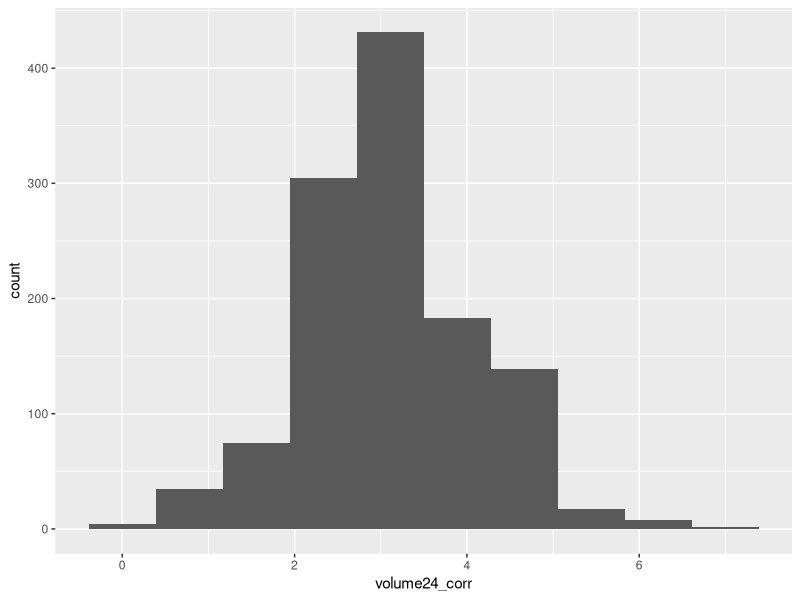
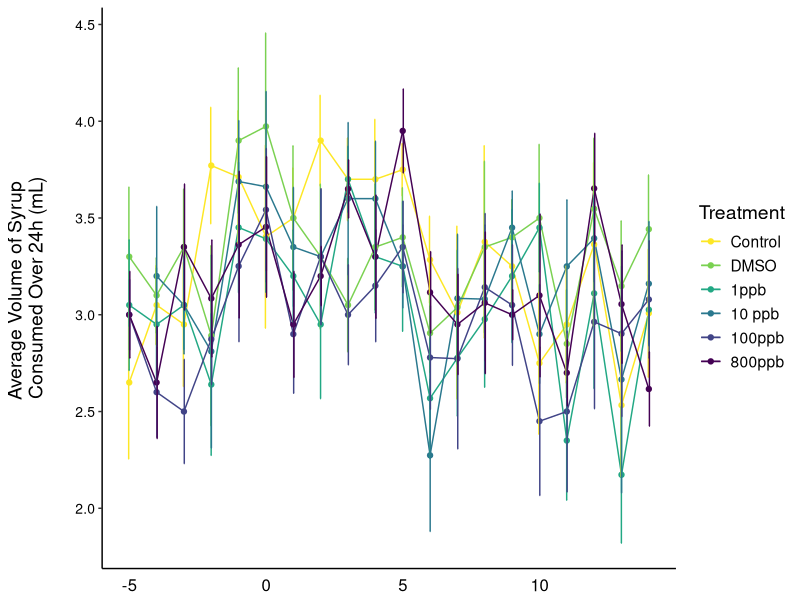
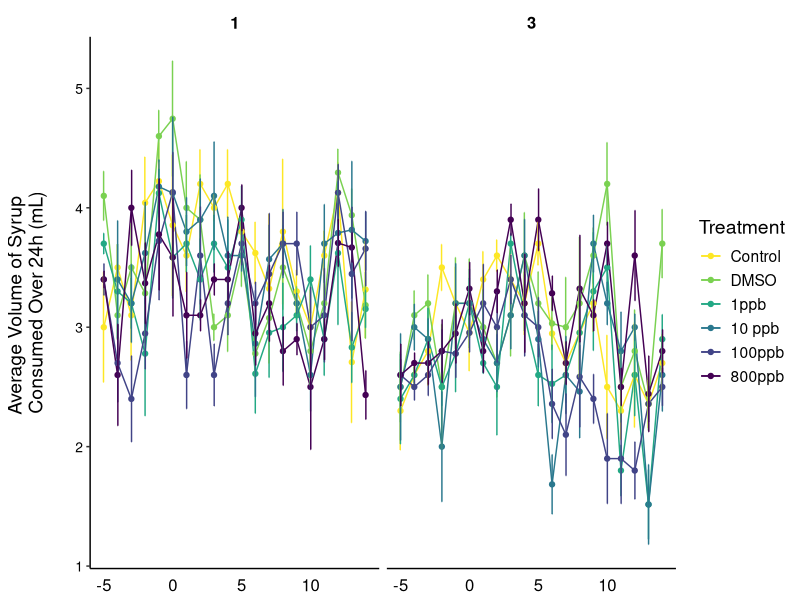
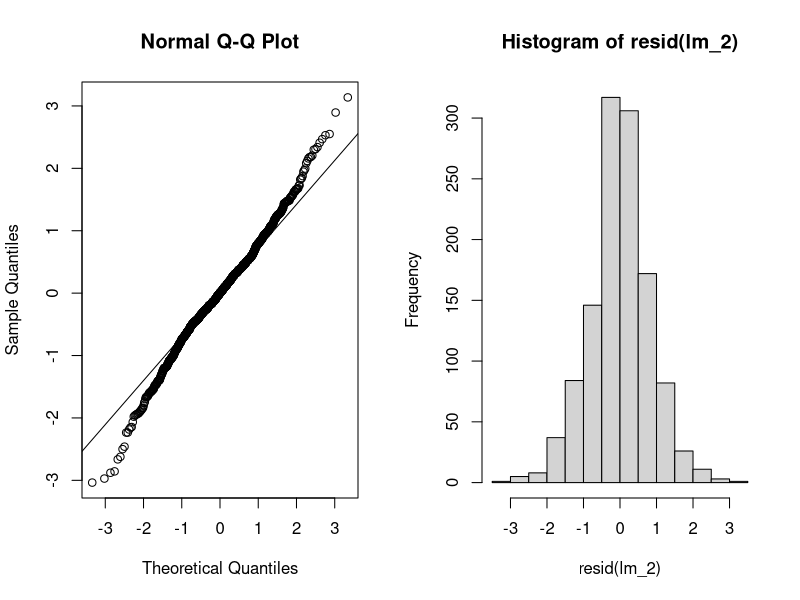
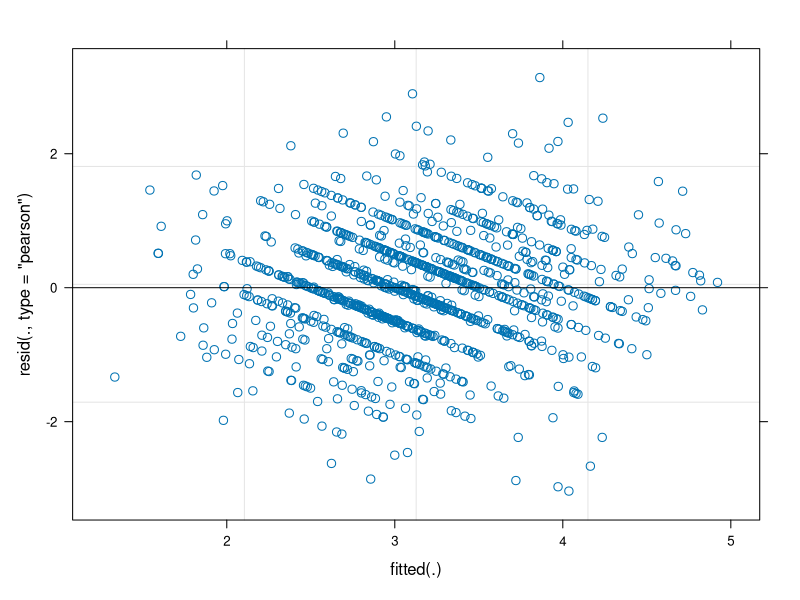
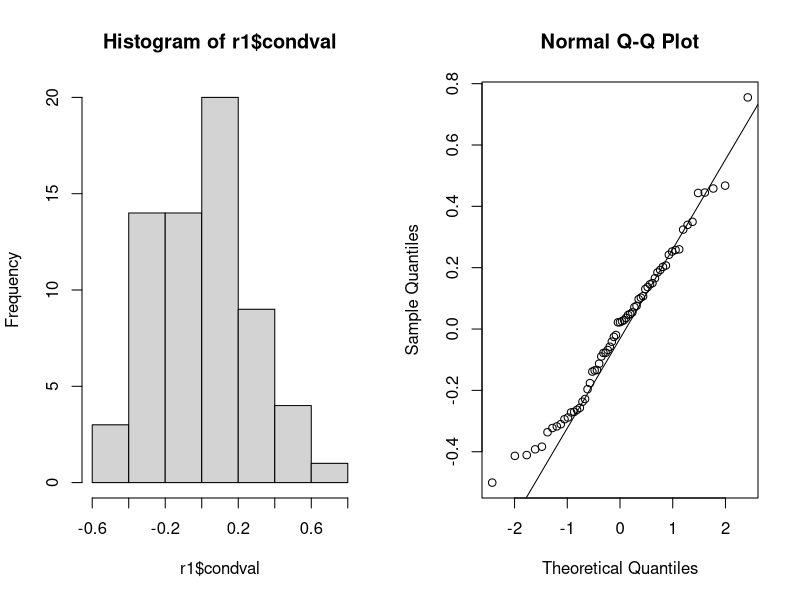
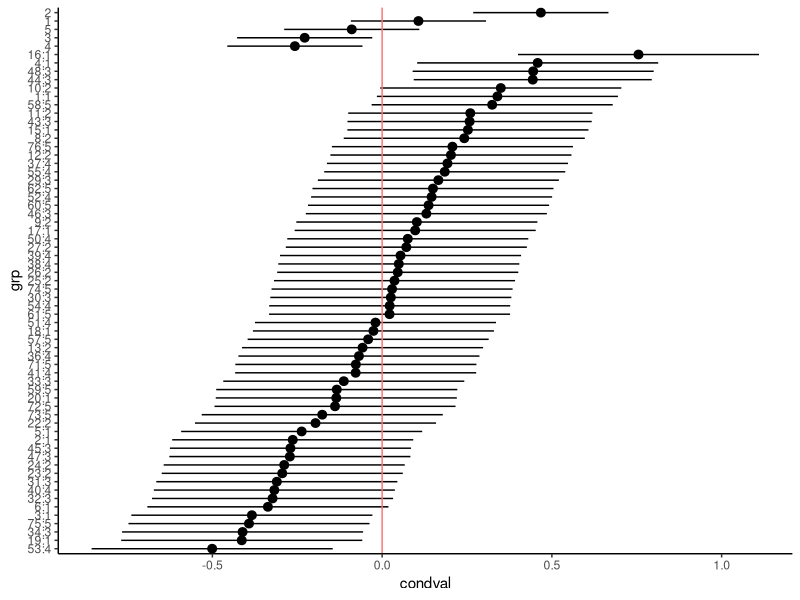
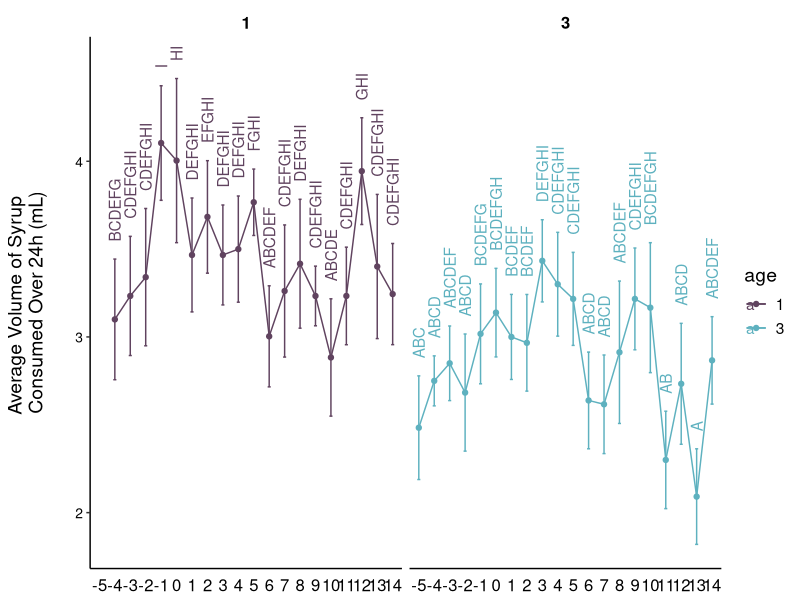

R code for these plots, in order:
## ---- chunk 1
library(tidyverse)
library(ggforce)
library(lme4)
library(lmerTest)
## ---- chunk 2
syrup_vol_data <- read.csv("data-raw/volume24_corr.csv")

str(syrup_vol_data)
## ---- chunk 3
syrup_vol_data$mc_id <- as.factor(syrup_vol_data$mc_id)
syrup_vol_data$sc_id <- as.factor(syrup_vol_data$sc_id)
syrup_vol_data$age <- as.factor(syrup_vol_data$age)
syrup_vol_data$exposure <- as.factor(syrup_vol_data$exposure)
syrup_vol_data$treatment <- as.factor(syrup_vol_data$treatment)
## ---- chunk 4
syrup_vol_data$treatment <- factor(syrup_vol_data$treatment, levels = c("Control", "DMSO", "1ppb", "10 ppb", "100ppb", "800ppb", "Sacrifice"))
syrup_vol_data$exposure <- factor(syrup_vol_data$exposure, levels = c("pre", "during", "post"))
## ---- chunk 5
syrup_vol_data %>% 
  filter(!(day=="-6")) %>% 
  filter(!(day=="-6")) %>% 
  filter(!(treatment=="Sacrifice")) %>% 
  filter(!(age=="7")) %>% 
  filter(!(age=="9")) %>% 
  ggplot((aes(volume24_corr))) +
           geom_histogram(bins = 10)
## ---- chunk 6
syrup_vol_data %>% 
  filter(!(day=="-6")) %>% 
  filter(!(treatment=="Sacrifice")) %>% 
  filter(!(age=="7")) %>% 
  filter(!(age=="9")) %>% 
  group_by(treatment, day) %>% 
  summarise(mean = mean(volume24_corr), se = (sd(volume24_corr)/sqrt(10))) %>% 
  ggplot(aes(day, mean, color=treatment)) +
  geom_line()+
  geom_point()+
  geom_errorbar(aes(ymin=mean-se, ymax=mean+se), width=.2,
                 position=position_dodge(0.05))+
  theme_classic() +
  
  theme(
    text = element_text(size = 14), 
    axis.title.x=element_blank(),
    axis.text.x = element_text(vjust=0.3, size = 12, color="black"), 
    axis.ticks.x=element_blank(),
    axis.title.y = element_text(margin = margin(t = 0, r = 20, b = 0, l = 0)),
    axis.text.y = element_text(color="black", size = 10),
    strip.placement = "outside", 
    strip.text.x = element_text( #text in facet labels
      size = 12, color = "black", face = "bold"),
    strip.background = element_rect(#background of facet labels
      color="white", fill="#ffffff", size=1.5),
    panel.spacing.y = unit(2, "lines"),
    legend.position = "right")+
  
    scale_color_viridis_d(name = "Treatment", direction = -1)+
    scale_y_continuous(name ="Average Volume of Syrup \nConsumed Over 24h (mL)")
## ---- chunk 7
syrup_vol_data %>% 
  filter(!(day=="-6")) %>% 
  filter(!(treatment=="Sacrifice")) %>% 
  filter(!(age=="7")) %>% 
  filter(!(age=="9")) %>% 
  group_by(treatment, day, age) %>% 
  summarise(mean = mean(volume24_corr), se = (sd(volume24_corr)/sqrt(10))) %>% 
  ggplot(aes(day, mean, color=treatment)) +
  geom_line()+
  geom_point()+
  geom_errorbar(aes(ymin=mean-se, ymax=mean+se), width=.2,
                 position=position_dodge(0.05))+
  theme_classic() +
  theme(
    text = element_text(size = 14), 
    axis.title.x=element_blank(),
    axis.text.x = element_text(vjust=0.3, size = 12, color="black"), 
    axis.ticks.x=element_blank(),
    axis.title.y = element_text(margin = margin(t = 0, r = 20, b = 0, l = 0)),
    axis.text.y = element_text(color="black", size = 10),
    strip.placement = "outside", 
    strip.text.x = element_text( #text in facet labels
      size = 12, color = "black", face = "bold"),
    strip.background = element_rect(#background of facet labels
      color="white", fill="#ffffff", size=1.5),
    panel.spacing.y = unit(2, "lines"),
    legend.position = "right")+
  
    scale_color_viridis_d(name = "Treatment", direction = -1)+
    scale_y_continuous(name ="Average Volume of Syrup \nConsumed Over 24h (mL)")+
  facet_wrap(~age)
## ---- chunk 8
syrup_vol_data_fil <-
  syrup_vol_data %>% 
  filter(!(day=="-6")) %>% 
  filter(!(treatment=="Sacrifice")) %>% 
  filter(!(age=="7")) %>% 
  filter(!(age=="9"))

syrup_vol_data_fil$day_fac <- as.factor(syrup_vol_data_fil$day)

str(syrup_vol_data_fil)
## ---- chunk 9
lm_1 <- lmer(volume24_corr ~ treatment*day_fac*age + (1|sc_id/mc_id), data=syrup_vol_data_fil)
## ---- chunk 10
summary(lm_1)
## ---- chunk 11
anova(lm_1) #note: this is lmerTest anova which, in this case, is a type III anova for fixed-effects terms with the Satterthwaite method for denominator degrees of freedom

ranova(lm_1)
## ---- chunk 12
lm_2 <- lmer(volume24_corr ~ day_fac + age + day_fac:age + (1|sc_id/mc_id), data=syrup_vol_data_fil)
## ---- chunk 13
summary(lm_2)
anova(lm_2)
ranova(lm_2)
## ---- chunk 14
par(mfrow = c(1, 2)) # multiple graphs in a window
qqnorm(residuals(lm_2)) 
qqline(residuals(lm_2))
hist(resid(lm_2)) 
## ---- chunk 15
shapiro.test(residuals(lm_2))
## ---- chunk 16
plot(lm_2)
## ---- chunk 17
r1 <- as.data.frame(ranef(lm_2, condVar = TRUE))
par(mfrow = c(1, 2))
hist(r1$condval)
qqnorm(r1$condval)
qqline(r1$condval)

str(r1)
## ---- chunk 18
r1 <- r1[order(r1$condval), ] # sorting the BLUPs
ggplot(r1, aes(y = grp, x = condval)) +
  geom_point() +
  geom_pointrange(
    aes(xmin = condval - condsd * 1.96, xmax = condval + condsd * 1.96)
  ) +
  geom_vline(aes(xintercept = 0, color = "red")) +
  theme_classic() +
  theme(legend.position = "none")
## ---- chunk 19
library(emmeans)
library(multcompView)
## ---- chunk 20
lm_2_posthoc_means <- emmeans(lm_2, specs = ~day_fac:age)
lm_2_posthoc_means
## ---- chunk 21
#Define what each day/age combination is in the vector

DN51 = c(1, 0, 0, 0, 0, 0, 0, 0, 0, 0, 0, 0, 0, 0, 0, 0, 0, 0, 0, 0, 0,0, 0, 0, 0, 0, 0, 0, 0, 0, 0,0, 0, 0, 0, 0, 0, 0, 0, 0)

DN41 = c(0, 1, 0, 0, 0, 0, 0, 0, 0, 0, 0, 0, 0, 0, 0, 0, 0, 0, 0, 0, 0,0, 0, 0, 0, 0, 0, 0, 0, 0, 0,0, 0, 0, 0, 0, 0, 0, 0, 0)

DN31 = c(0, 0, 1, 0, 0, 0, 0, 0, 0, 0, 0, 0, 0, 0, 0, 0, 0, 0, 0, 0, 0,0, 0, 0, 0, 0, 0, 0, 0, 0, 0,0, 0, 0, 0, 0, 0, 0, 0, 0)

DN21 = c(0, 0, 0, 1, 0, 0, 0, 0, 0, 0, 0, 0, 0, 0, 0, 0, 0, 0, 0, 0, 0,0, 0, 0, 0, 0, 0, 0, 0, 0, 0,0, 0, 0, 0, 0, 0, 0, 0, 0)

DN11 = c(0, 0, 0, 0, 1, 0, 0, 0, 0, 0, 0, 0, 0, 0, 0, 0, 0, 0, 0, 0, 0,0, 0, 0, 0, 0, 0, 0, 0, 0, 0,0, 0, 0, 0, 0, 0, 0, 0, 0)

D01 = c(0, 0, 0, 0, 0, 1, 0, 0, 0, 0, 0, 0, 0, 0, 0, 0, 0, 0, 0, 0, 0,0, 0, 0, 0, 0, 0, 0, 0, 0, 0,0, 0, 0, 0, 0, 0, 0, 0, 0)

D11 = c(0, 0, 0, 0, 0, 0, 1, 0, 0, 0, 0, 0, 0, 0, 0, 0, 0, 0, 0, 0, 0,0, 0, 0, 0, 0, 0, 0, 0, 0, 0,0, 0, 0, 0, 0, 0, 0, 0, 0)

D21 = c(0, 0, 0, 0, 0, 0, 0, 1, 0, 0, 0, 0, 0, 0, 0, 0, 0, 0, 0, 0, 0,0, 0, 0, 0, 0, 0, 0, 0, 0, 0,0, 0, 0, 0, 0, 0, 0, 0, 0)

D31 = c(0, 0, 0, 0, 0, 0, 0, 0, 1, 0, 0, 0, 0, 0, 0, 0, 0, 0, 0, 0, 0,0, 0, 0, 0, 0, 0, 0, 0, 0, 0,0, 0, 0, 0, 0, 0, 0, 0, 0)

D41 = c(0, 0, 0, 0, 0, 0, 0, 0, 0, 1, 0, 0, 0, 0, 0, 0, 0, 0, 0, 0, 0,0, 0, 0, 0, 0, 0, 0, 0, 0, 0,0, 0, 0, 0, 0, 0, 0, 0, 0)

D51 = c(0, 0, 0, 0, 0, 0, 0, 0, 0, 0, 1, 0, 0, 0, 0, 0, 0, 0, 0, 0, 0,0, 0, 0, 0, 0, 0, 0, 0, 0, 0,0, 0, 0, 0, 0, 0, 0, 0, 0)

D61 = c(0, 0, 0, 0, 0, 0, 0, 0, 0, 0, 0, 1, 0, 0, 0, 0, 0, 0, 0, 0, 0,0, 0, 0, 0, 0, 0, 0, 0, 0, 0,0, 0, 0, 0, 0, 0, 0, 0, 0)

D71 = c(0, 0, 0, 0, 0, 0, 0, 0, 0, 0, 0, 0, 1, 0, 0, 0, 0, 0, 0, 0, 0,0, 0, 0, 0, 0, 0, 0, 0, 0, 0,0, 0, 0, 0, 0, 0, 0, 0, 0)

D81 = c(0, 0, 0, 0, 0, 0, 0, 0, 0, 0, 0, 0, 0, 1, 0, 0, 0, 0, 0, 0, 0,0, 0, 0, 0, 0, 0, 0, 0, 0, 0,0, 0, 0, 0, 0, 0, 0, 0, 0)

D91 = c(0, 0, 0, 0, 0, 0, 0, 0, 0, 0, 0, 0, 0, 0, 1, 0, 0, 0, 0, 0, 0,0, 0, 0, 0, 0, 0, 0, 0, 0, 0,0, 0, 0, 0, 0, 0, 0, 0, 0)

D101 = c(0, 0, 0, 0, 0, 0, 0, 0, 0, 0, 0, 0, 0, 0, 0, 1, 0, 0, 0, 0, 0,0, 0, 0, 0, 0, 0, 0, 0, 0, 0,0, 0, 0, 0, 0, 0, 0, 0, 0)

D111 = c(0, 0, 0, 0, 0, 0, 0, 0, 0, 0, 0, 0, 0, 0, 0, 0, 1, 0, 0, 0, 0,0, 0, 0, 0, 0, 0, 0, 0, 0, 0,0, 0, 0, 0, 0, 0, 0, 0, 0)

D121 = c(0, 0, 0, 0, 0, 0, 0, 0, 0, 0, 0, 0, 0, 0, 0, 0, 0, 1, 0, 0, 0,0, 0, 0, 0, 0, 0, 0, 0, 0, 0,0, 0, 0, 0, 0, 0, 0, 0, 0)

D131 = c(0, 0, 0, 0, 0, 0, 0, 0, 0, 0, 0, 0, 0, 0, 0, 0, 0, 0, 1, 0, 0,0, 0, 0, 0, 0, 0, 0, 0, 0, 0,0, 0, 0, 0, 0, 0, 0, 0, 0)

D141 = c(0, 0, 0, 0, 0, 0, 0, 0, 0, 0, 0, 0, 0, 0, 0, 0, 0, 0, 0, 1, 0,0, 0, 0, 0, 0, 0, 0, 0, 0, 0,0, 0, 0, 0, 0, 0, 0, 0, 0)


DN53 = c(0, 0, 0, 0, 0, 0, 0, 0, 0, 0, 0, 0, 0, 0, 0, 0, 0, 0, 0, 0, 1, 0, 0, 0, 0, 0, 0, 0, 0, 0, 0,0, 0, 0, 0, 0, 0, 0, 0, 0)

DN43 = c(0, 0, 0, 0, 0, 0, 0, 0, 0, 0, 0, 0, 0, 0, 0, 0, 0, 0, 0, 0, 0, 1, 0, 0, 0, 0, 0, 0, 0, 0, 0,0, 0, 0, 0, 0, 0, 0, 0, 0)

DN33 = c(0, 0, 0, 0, 0, 0, 0, 0, 0, 0, 0, 0, 0, 0, 0, 0, 0, 0, 0, 0, 0, 0, 1, 0, 0, 0, 0, 0, 0, 0, 0,0, 0, 0, 0, 0, 0, 0, 0, 0)

DN23 = c(0, 0, 0, 0, 0, 0, 0, 0, 0, 0, 0, 0, 0, 0, 0, 0, 0, 0, 0, 0, 0, 0, 0, 1, 0, 0, 0, 0, 0, 0, 0,0, 0, 0, 0, 0, 0, 0, 0, 0)

DN13 = c(0, 0, 0, 0, 0, 0, 0, 0, 0, 0, 0, 0, 0, 0, 0, 0, 0, 0, 0, 0, 0, 0, 0, 0, 1, 0, 0, 0, 0, 0, 0,0, 0, 0, 0, 0, 0, 0, 0, 0)

D03 = c(0, 0, 0, 0, 0, 0, 0, 0, 0, 0, 0, 0, 0, 0, 0, 0, 0, 0, 0, 0, 0, 0, 0, 0, 0, 1, 0, 0, 0, 0, 0,0, 0, 0, 0, 0, 0, 0, 0, 0)

D13 = c(0, 0, 0, 0, 0, 0, 0, 0, 0, 0, 0, 0, 0, 0, 0, 0, 0, 0, 0, 0, 0, 0, 0, 0, 0, 0, 1, 0, 0, 0, 0,0, 0, 0, 0, 0, 0, 0, 0, 0)

D23 = c(0, 0, 0, 0, 0, 0, 0, 0, 0, 0, 0, 0, 0, 0, 0, 0, 0, 0, 0, 0, 0, 0, 0, 0, 0, 0, 0, 1, 0, 0, 0,0, 0, 0, 0, 0, 0, 0, 0, 0)

D33 = c(0, 0, 0, 0, 0, 0, 0, 0, 0, 0, 0, 0, 0, 0, 0, 0, 0, 0, 0, 0, 0, 0, 0, 0, 0, 0, 0, 0, 1, 0, 0,0, 0, 0, 0, 0, 0, 0, 0, 0)

D43 = c(0, 0, 0, 0, 0, 0, 0, 0, 0, 0, 0, 0, 0, 0, 0, 0, 0, 0, 0, 0, 0, 0, 0, 0, 0, 0, 0, 0, 0, 1, 0,0, 0, 0, 0, 0, 0, 0, 0, 0)

D53 = c(0, 0, 0, 0, 0, 0, 0, 0, 0, 0, 0, 0, 0, 0, 0, 0, 0, 0, 0, 0, 0, 0, 0, 0, 0, 0, 0, 0, 0, 0, 1, 0, 0, 0, 0, 0, 0, 0, 0, 0)

D63 = c(0, 0, 0, 0, 0, 0, 0, 0, 0, 0, 0, 0, 0, 0, 0, 0, 0, 0, 0, 0, 0, 0, 0, 0, 0, 0, 0, 0, 0, 0, 0, 1, 0, 0, 0, 0, 0, 0, 0, 0)

D73 = c(0, 0, 0, 0, 0, 0, 0, 0, 0, 0, 0, 0, 0, 0, 0, 0, 0, 0, 0, 0, 0, 0, 0, 0, 0, 0, 0, 0, 0, 0, 0, 0, 1, 0, 0, 0, 0, 0, 0, 0)

D83 = c(0, 0, 0, 0, 0, 0, 0, 0, 0, 0, 0, 0, 0, 0, 0, 0, 0, 0, 0, 0, 0, 0, 0, 0, 0, 0, 0, 0, 0, 0, 0, 0, 0, 1, 0, 0, 0, 0, 0, 0)

D93 = c(0, 0, 0, 0, 0, 0, 0, 0, 0, 0, 0, 0, 0, 0, 0, 0, 0, 0, 0, 0, 0, 0, 0, 0, 0, 0, 0, 0, 0, 0, 0, 0, 0, 0, 1, 0, 0, 0, 0, 0)

D103 = c(0, 0, 0, 0, 0, 0, 0, 0, 0, 0, 0, 0, 0, 0, 0, 0, 0, 0, 0, 0, 0, 0, 0, 0, 0, 0, 0, 0, 0, 0, 0, 0, 0, 0, 0, 1, 0, 0, 0, 0)

D113 = c(0, 0, 0, 0, 0, 0, 0, 0, 0, 0, 0, 0, 0, 0, 0, 0, 0, 0, 0, 0, 0, 0, 0, 0, 0, 0, 0, 0, 0, 0, 0, 0, 0, 0, 0, 0, 1, 0, 0, 0)

D123 = c(0, 0, 0, 0, 0, 0, 0, 0, 0, 0, 0, 0, 0, 0, 0, 0, 0, 0, 0, 0, 0, 0, 0, 0, 0, 0, 0, 0, 0, 0, 0, 0, 0, 0, 0, 0, 0, 1, 0, 0)

D133 = c(0, 0, 0, 0, 0, 0, 0, 0, 0, 0, 0, 0, 0, 0, 0, 0, 0, 0, 0, 0, 0, 0, 0, 0, 0, 0, 0, 0, 0, 0, 0, 0, 0, 0, 0, 0, 0, 0, 1, 0)

D143 = c(0, 0, 0, 0, 0, 0, 0, 0, 0, 0, 0, 0, 0, 0, 0, 0, 0, 0, 0, 0, 0, 0, 0, 0, 0, 0, 0, 0, 0, 0, 0, 0, 0, 0, 0, 0, 0, 0, 0, 1)
## ---- chunk 22

pwpp_comparisons <- 
    list("-5 1 to -4 1"= DN51-DN41,
         "-5 1 to -3 1" = DN51-DN31,
         "-5 1 to -2 1" = DN51-DN21,
         "-5 1 to -1 1" = DN51-DN11,
         "-5 1 to 0 1" = DN51-D01,
         "-5 1 to 1 1" = DN51-D11,
         "-5 1 to 2 1" = DN51-D21,
         "-5 1 to 3 1" = DN51-D31,
         "-5 1 to 4 1" = DN51-D41,
         "-5 1 to 5 1" = DN51-D51,
         "-5 1 to 6 1" = DN51-D61,
         "-5 1 to 7 1" = DN51-D71,
         "-5 1 to 8 1" = DN51-D81,
         "-5 1 to 9 1" = DN51-D91,
         "-5 1 to 10 1" = DN51-D101,
         "-5 1 to 11 1" = DN51-D111,
         "-5 1 to 12 1" = DN51-D121,
         "-5 1 to 13 1" = DN51-D131,
         "-5 1 to 14 1" = DN51-D141,
         "-5 1 to -5 3" = DN51-DN53,
         "-4 1 to -3 1" = DN41-DN31,
         "-4 1 to -2 1" = DN41-DN21,
         "-4 1 to -1 1" = DN41-DN11,
         "-4 1 to 0 1" = DN41-D01,
         "-4 1 to 1 1" = DN41-D11,
         "-4 1 to 2 1" = DN41-D21,
         "-4 1 to 3 1" = DN41-D31,
         "-4 1 to 4 1" = DN41-D41,
         "-4 1 to 5 1" = DN41-D51,
         "-4 1 to 6 1" = DN41-D61,
         "-4 1 to 7 1" = DN41-D71,
         "-4 1 to 8 1" = DN41-D81,
         "-4 1 to 9 1" = DN41-D91,
         "-4 1 to 10 1" = DN41-D101,
         "-4 1 to 11 1" = DN41-D111,
         "-4 1 to 12 1" = DN41-D121,
         "-4 1 to 13 1" = DN41-D131,
         "-4 1 to 14 1" = DN41-D141,
         "-4 1 to -4 3" = DN41-DN43,
         "-3 1 to -2 1" = DN31-DN21,
         "-3 1 to -1 1" = DN31-DN11,
         "-3 1 to 0 1" = DN31-D01,
         "-3 1 to 1 1" = DN31-D11,
         "-3 1 to 2 1" = DN31-D21,
         "-3 1 to 3 1" = DN31-D31,
         "-3 1 to 4 1" = DN31-D41,
         "-3 1 to 5 1" = DN31-D51,
         "-3 1 to 6 1" = DN31-D61,
         "-3 1 to 7 1" = DN31-D71,
         "-3 1 to 8 1" = DN31-D81,
         "-3 1 to 9 1" = DN31-D91,
         "-3 1 to 10 1" = DN31-D101,
         "-3 1 to 11 1" = DN31-D111,
         "-3 1 to 12 1" = DN31-D121,
         "-3 1 to 13 1" = DN31-D131,
         "-3 1 to 14 1" = DN31-D141,
         "-3 1 to -3 3" = DN31-DN33,
         "-2 1 to -1 1" = DN21-DN11,
         "-2 1 to 0 1" = DN21-D01,
         "-2 1 to 1 1" = DN21-D11,
         "-2 1 to 2 1" = DN21-D21,
         "-2 1 to 3 1" = DN21-D31,
         "-2 1 to 4 1" = DN21-D41,
         "-2 1 to 5 1" = DN21-D51,
         "-2 1 to 6 1" = DN21-D61,
         "-2 1 to 7 1" = DN21-D71,
         "-2 1 to 8 1" = DN21-D81,
         "-2 1 to 9 1" = DN21-D91,
         "-2 1 to 10 1" = DN21-D101,
         "-2 1 to 11 1" = DN21-D111,
         "-2 1 to 12 1" = DN21-D121,
         "-2 1 to 13 1" = DN21-D131,
         "-2 1 to 14 1" = DN21-D141,
         "-2 1 to -2 3" = DN21-DN23,
         "-1 1 to 0 1" = DN11-D01,
         "-1 1 to 0 1" = DN11-D11,
         "-1 1 to 2 1" = DN11-D21,
         "-1 1 to 3 1" = DN11-D31,
         "-1 1 to 4 1" = DN11-D41,
         "-1 1 to 5 1" = DN11-D51,
         "-1 1 to 6 1" = DN11-D61,
         "-1 1 to 7 1" = DN11-D71,
         "-1 1 to 8 1" = DN11-D81,
         "-1 1 to 9 1" = DN11-D91,
         "-1 1 to 10 1" = DN11-D101,
         "-1 1 to 11 1" = DN11-D111,
         "-1 1 to 12 1" = DN11-D121,
         "-1 1 to 13 1" = DN11-D131,
         "-1 1 to 14 1" = DN11-D141,
         "-1 1 to -1 3" = DN11-DN13,
        "0 1 to 1 1" = D01-D11,
        "0 1 to 2 1" = D01-D21,
        "0 1 to 3 1" = D01-D31,
        "0 1 to 4 1" = D01-D41,
        "0 1 to 5 1" = D01-D51,
        "0 1 to 6 1" = D01-D61,
        "0 1 to 7 1" = D01-D71,
        "0 1 to 8 1" = D01-D81,
        "0 1 to 9 1" = D01-D91,
        "0 1 to 10 1" = D01-D101,
        "0 1 to 11 1" = D01-D111,
        "0 1 to 12 1" = D01-D121,
        "0 1 to 13 1" = D01-D131,
        "0 1 to 14 1" = D01-D141,
        "0 1 to 0 3" = D01-D03,
        "1 1 to 2 1" = D11-D21,
        "1 1 to 3 1" = D11-D31,
        "1 1 to 4 1" = D11-D41,
        "1 1 to 5 1" = D11-D51,
        "1 1 to 6 1" = D11-D61,
        "1 1 to 7 1" = D11-D71,
        "1 1 to 8 1" = D11-D81,
        "1 1 to 9 1" = D11-D91,
        "1 1 to 10 1" = D11-D101,
        "1 1 to 11 1" = D11-D111,
        "1 1 to 12 1" = D11-D121,
        "1 1 to 13 1" = D11-D131,
        "1 1 to 14 1" = D11-D141,
        "1 1 to 1 3" = D11-D13,
        "2 1 to  3 1" = D21-D31,
        "2 1 to  4 1" = D21-D41,
        "2 1 to  5 1" = D21-D51,
        "2 1 to  6 1" = D21-D61,
        "2 1 to  7 1" = D21-D71,
        "2 1 to  8 1" = D21-D81,
        "2 1 to  9 1" = D21-D91,
        "2 1 to  10 1" = D21-D101,
        "2 1 to  11 1" = D21-D111,
        "2 1 to  12 1" = D21-D121,
        "2 1 to  13 1" = D21-D131,
        "2 1 to  14 1" = D21-D141,
        "2 1 to 2 3" = D21-D23,
        "3 1 to  4 1" = D31-D41,
        "3 1 to  5 1" = D31-D51,
        "3 1 to  6 1" = D31-D61,
        "3 1 to  7 1" = D31-D71,
        "3 1 to  8 1" = D31-D81,
        "3 1 to  9 1" = D31-D91,
        "3 1 to  10 1" = D31-D101,
        "3 1 to  11 1" = D31-D111,
        "3 1 to  12 1" = D31-D121,
        "3 1 to  13 1" = D31-D131,
        "3 1 to  14 1" = D31-D141,
        "3 1 to 3 3" = D31-D33,
        "4 1 to  5 1" = D41-D51,
        "4 1 to  6 1" = D41-D61,
        "4 1 to  7 1" = D41-D71,
        "4 1 to  8 1" = D41-D81,
        "4 1 to  9 1" = D41-D91,
        "4 1 to  10 1" = D41-D101,
        "4 1 to  11 1" = D41-D111,
        "4 1 to  12 1" = D41-D121,
        "4 1 to  13 1" = D41-D131,
        "4 1 to  14 1" = D41-D141,
        "4 1 to 4 3" = D41-D43,
        "5 1 to  6 1" = D51-D61,
        "5 1 to  7 1" = D51-D71,
        "5 1 to  8 1" = D51-D81,
        "5 1 to  9 1" = D51-D91,
        "5 1 to  10 1" = D51-D101,
        "5 1 to  11 1" = D51-D111,
        "5 1 to  12 1" = D51-D121,
        "5 1 to  13 1" = D51-D131,
        "5 1 to  14 1" = D51-D141,
        "5 1 to 5 3"= D51-D53,
        "6 1 to  7 1" = D61-D71,
        "6 1 to  8 1" = D61-D81,
        "6 1 to  9 1" = D61-D91,
        "6 1 to  10 1" = D61-D101,
        "6 1 to  11 1" = D61-D111,
        "6 1 to  12 1" = D61-D121,
        "6 1 to  13 1" = D61-D131,
        "6 1 to  14 1" = D61-D141,
        "6 1 to 6 3" = D61-D63,
        "7 1 to  8 1" = D71-D81,
        "7 1 to  9 1" = D71-D91,
        "7 1 to  10 1" = D71-D101,
        "7 1 to  11 1" = D71-D111,
        "7 1 to  12 1" = D71-D121,
        "7 1 to  13 1" = D71-D131,
        "7 1 to  14 1" = D71-D141,
        "7 1 to 7 3" = D71-D73,
        "8 1 to 9 1" = D81-D91,
        "8 1 to 10 1" = D81-D101,
        "8 1 to 11 1" = D81-D111,
        "8 1 to 12 1" = D81-D121,
        "8 1 to 13 1" = D81-D131,
        "8 1 to 14 1" = D81-D141,
        "8 1 to 8 3" = D81-D83,
        "9 1 to  10 1" = D91-D101,
        "9 1 to  11 1" = D91-D111,
        "9 1 to  12 1" = D91-D121,
        "9 1 to  13 1" = D91-D131,
        "9 1 to  14 1" = D91-D141,
        "9 1 to 9 3" = D91-D93,
        "10 1 to  11 1" = D101-D111,
        "10 1 to  12 1" = D101-D121,
        "10 1 to  13 1" = D101-D131,
        "10 1 to  14 1" = D101-D141,
        "10 1 to 10 3" = D101-D103,
        "11 1 to  12 1" = D111-D121,
        "11 1 to  13 1" = D111-D131,
        "11 1 to  14 1" = D111-D141,
        "11 1 to 11 3" = D111-D113,
        "12 1 to  13 1" = D121-D131,
        "12 1 to  14 1" = D121-D141,
        "12 1 to 12 3" = D121-D123,
        "13 1 to 14 1" = D131-D141,
        "13 1 to 13 3" = D131-D133,
        "14 1 to 14 3" = D141-D143,
        "-5 3 to  -4 3" = DN53-DN43,
        "-5 3 to  -3 3" = DN53-DN33,
        "-5 3 to  -2 3" = DN53-DN23,
        "-5 3 to  -1 3" = DN53-DN13,
        "-5 3 to  0 3" = DN53-D03,
        "-5 3 to  1 3" = DN53-D13,
        "-5 3 to  2 3" = DN53-D23,
        "-5 3 to  3 3" = DN53-D33,
        "-5 3 to  4 3" = DN53-D43,
        "-5 3 to  5 3" = DN53-D53,
        "-5 3 to  6 3" = DN53-D63,
        "-5 3 to  7 3" = DN53-D73,
        "-5 3 to  8 3" = DN53-D83,
        "-5 3 to  9 3" = DN53-D93,
        "-5 3 to  10 3" = DN53-D103,
        "-5 3 to  11 3" = DN53-D113,
        "-5 3 to  12 3" = DN53-D123,
        "-5 3 to  13 3" = DN53-D133,
        "-5 3 to  14 3" = DN53-D143,
        "-4 3 to  -3 3" = DN43-DN33,
        "-4 3 to  -2 3" = DN43-DN23,
        "-4 3 to  -1 3" = DN43-DN13,
        "-4 3 to  0 3" = DN43-D03,
        "-4 3 to  1 3" = DN43-D13,
        "-4 3 to  2 3" = DN43-D23,
        "-4 3 to  3 3" = DN43-D33,
        "-4 3 to  4 3" = DN43-D43,
        "-4 3 to  5 3" = DN43-D53,
        "-4 3 to  6 3" = DN43-D63,
        "-4 3 to  7 3" = DN43-D73,
        "-4 3 to  8 3" = DN43-D83,
        "-4 3 to  9 3" = DN43-D93,
        "-4 3 to  10 3" = DN43-D103,
        "-4 3 to  11 3" = DN43-D113,
        "-4 3 to  12 3" = DN43-D123,
        "-4 3 to  13 3" = DN43-D133,
        "-4 3 to  14 3" = DN43-D143,
        "-3 3 to  -2 3" = DN33-DN23,
        "-3 3 to  -1 3" = DN33-DN13,
        "-3 3 to  0 3" = DN33-D03,
        "-3 3 to  1 3" = DN33-D13,
        "-3 3 to  2 3" = DN33-D23,
        "-3 3 to  3 3" = DN33-D33,
        "-3 3 to  4 3" = DN33-D43,
        "-3 3 to  5 3" = DN33-D53,
        "-3 3 to  6 3" = DN33-D63,
        "-3 3 to  7 3" = DN33-D73,
        "-3 3 to  8 3" = DN33-D83,
        "-3 3 to  9 3" = DN33-D93,
        "-3 3 to  10 3" = DN33-D103,
        "-3 3 to  11 3" = DN33-D113,
        "-3 3 to  12 3" = DN33-D123,
        "-3 3 to  13 3" = DN33-D133,
        "-3 3 to  14 3" = DN33-D143,
        "-2 3 to  -1 3" = DN23-DN13,
        "-2 3 to  0 3" = DN23-D03,
        "-2 3 to  1 3" = DN23-D13,
        "-2 3 to  2 3" = DN23-D23,
        "-2 3 to  3 3" = DN23-D33,
        "-2 3 to  4 3" = DN23-D43,
        "-2 3 to  5 3" = DN23-D53,
        "-2 3 to  6 3" = DN23-D63,
        "-2 3 to  7 3" = DN23-D73,
        "-2 3 to  8 3" = DN23-D83,
        "-2 3 to  9 3" = DN23-D93,
        "-2 3 to  10 3" = DN23-D103,
        "-2 3 to  11 3" = DN23-D113,
        "-2 3 to  12 3" = DN23-D123,
        "-2 3 to  13 3" = DN23-D133,
        "-2 3 to  14 3" = DN23-D143,
        "-1 3 to  0 3" = DN13-D03,
        "-1 3 to  1 3" = DN13-D13,
        "-1 3 to  2 3" = DN13-D23,
        "-1 3 to  3 3" = DN13-D33,
        "-1 3 to  4 3" = DN13-D43,
        "-1 3 to  5 3" = DN13-D53,
        "-1 3 to  6 3" = DN13-D63,
        "-1 3 to  7 3" = DN13-D73,
        "-1 3 to  8 3" = DN13-D83,
        "-1 3 to  9 3" = DN13-D93,
        "-1 3 to  10 3" = DN13-D103,
        "-1 3 to  11 3" = DN13-D113,
        "-1 3 to  12 3" = DN13-D123,
        "-1 3 to  13 3" = DN13-D133,
        "-1 3 to  14 3" = DN13-D143,
        "0 3 to  1 3" = D03-D13,
        "0 3 to  2 3" = D03-D23,
        "0 3 to  3 3" = D03-D33,
        "0 3 to  4 3" = D03-D43,
        "0 3 to  5 3" = D03-D53,
        "0 3 to  6 3" = D03-D63,
        "0 3 to  7 3" = D03-D73,
        "0 3 to  8 3" = D03-D83,
        "0 3 to  9 3" = D03-D93,
        "0 3 to  10 3" = D03-D103,
        "0 3 to  11 3" = D03-D113,
        "0 3 to  12 3" = D03-D123,
        "0 3 to  13 3" = D03-D133,
        "0 3 to  14 3" = D03-D143,
        "1 3 to  2 3" = D13-D23,
        "1 3 to  3 3" = D13-D33,
        "1 3 to  4 3" = D13-D43,
        "1 3 to  5 3" = D13-D53,
        "1 3 to  6 3" = D13-D63,
        "1 3 to  7 3" = D13-D73,
        "1 3 to  8 3" = D13-D83,
        "1 3 to  9 3" = D13-D93,
        "1 3 to  10 3" = D13-D103,
        "1 3 to  11 3" = D13-D113,
        "1 3 to  12 3" = D13-D123,
        "1 3 to  13 3" = D13-D133,
        "1 3 to  14 3" = D13-D143,
        "2 3 to  3 3" = D23-D33,
        "2 3 to  4 3" = D23-D43,
        "2 3 to  5 3" = D23-D53,
        "2 3 to  6 3" = D23-D63,
        "2 3 to  7 3" = D23-D73,
        "2 3 to  8 3" = D23-D83,
        "2 3 to  9 3" = D23-D93,
        "2 3 to  10 3" = D23-D103,
        "2 3 to  11 3" = D23-D113,
        "2 3 to  12 3" = D23-D123,
        "2 3 to  13 3" = D23-D133,
        "2 3 to  14 3" = D23-D143,
        "3 3 to  4 3" = D33-D43,
        "3 3 to  5 3" = D33-D53,
        "3 3 to  6 3" = D33-D63,
        "3 3 to  7 3" = D33-D73,
        "3 3 to  8 3" = D33-D83,
        "3 3 to  9 3" = D33-D93,
        "3 3 to  10 3" = D33-D103,
        "3 3 to  11 3" = D33-D113,
        "3 3 to  12 3" = D33-D123,
        "3 3 to  13 3" = D33-D133,
        "3 3 to  14 3" = D33-D143,
        "4 3 to  5 3" = D43-D53,
        "4 3 to  6 3" = D43-D63,
        "4 3 to  7 3" = D43-D73,
        "4 3 to  8 3" = D43-D83,
        "4 3 to  9 3" = D43-D93,
        "4 3 to  10 3" = D43-D103,
        "4 3 to  11 3" = D43-D113,
        "4 3 to  12 3" = D43-D123,
        "4 3 to  13 3" = D43-D133,
        "4 3 to  14 3" = D43-D143,
        "5 3 to  6 3" = D53-D63,
        "5 3 to  7 3" = D53-D73,
        "5 3 to  8 3" = D53-D83,
        "5 3 to  9 3" = D53-D93,
        "5 3 to  10 3" = D53-D103,
        "5 3 to  11 3" = D53-D113,
        "5 3 to  12 3" = D53-D123,
        "5 3 to  13 3" = D53-D133,
        "5 3 to  14 3" = D53-D143,
        "6 3 to  7 3" = D63-D73,
        "6 3 to  8 3" = D63-D83,
        "6 3 to  9 3" = D63-D93,
        "6 3 to  10 3" = D63-D103,
        "6 3 to  11 3" = D63-D113,
        "6 3 to  12 3" = D63-D123,
        "6 3 to  13 3" = D63-D133,
        "6 3 to  14 3" = D63-D143,
        "7 3 to  8 3" = D73-D83,
        "7 3 to  9 3" = D73-D93,
        "7 3 to  10 3" = D73-D103,
        "7 3 to  11 3" = D73-D113,
        "7 3 to  12 3" = D73-D123,
        "7 3 to  13 3" = D73-D133,
        "7 3 to  14 3" = D73-D143,
        "8 3 to  9 3" = D83-D93,
        "8 3 to  10 3" = D83-D103,
        "8 3 to  11 3" = D83-D113,
        "8 3 to  12 3" = D83-D123,
        "8 3 to  13 3" = D83-D133,
        "8 3 to  14 3" = D83-D143,
        "9 3 to 10 3" = D93-D103,
        "9 3 to 11 3" = D93-D113,
        "9 3 to 12 3" = D93-D123,
        "9 3 to 13 3" = D93-D133,
        "9 3 to 14 3" = D93-D143,
        "10 3 to 11 3" = D103-D113,
        "10 3 to 12 3" = D103-D123,
        "10 3 to 13 3" = D103-D133,
        "10 3 to 14 3" = D103-D143,
        "11 3 to  12 3" = D113-D123,
        "11 3 to  13 3" = D113-D133,
        "11 3 to  14 3" = D113-D143,
        "12 3 to 13 3" = D123-D133,
        "12 3 to 14 3" = D123-D143,
        "13 3 to 14 3" = D133-D143
       )
## ---- chunk 23
lm_2_posthoc_comparisons <- contrast(lm_2_posthoc_means, method = pwpp_comparisons)
lm_2_posthoc_comparisons
## ---- chunk 24
lm_2_posthoc_forcld <- emmeans(lm_2, ~ day_fac:age)
lm_2_posthoc_forcld

lm_2_posthoc_cld <- multcomp::cld(lm_2_posthoc_forcld, alpha = 0.05, Letters = LETTERS)
lm_2_posthoc_cld
## ---- chunk 25
lm_2_posthoc_cld_nospaces <- 
  lm_2_posthoc_cld %>% 
    mutate(across(where(is.character), str_remove_all, pattern = fixed(" ")))

syrup_vol_data_fil_letters <- syrup_vol_data_fil %>% 
  group_by(day_fac, age) %>% 
  summarise(mean = mean(volume24_corr), se = (sd(volume24_corr)/sqrt(10))) %>% 
  inner_join(lm_2_posthoc_cld_nospaces) 


syrup_vol_data_fil_letters$letters <- syrup_vol_data_fil_letters$.group
syrup_vol_data_fil_letters

syrup_vol_data_fil_letters %>% 
  ggplot(aes(day_fac, mean, color=age, group=1)) +
  geom_point()+
  stat_summary(fun=sum, geom="line")+
  geom_errorbar(aes(ymin=mean-se, ymax=mean+se), width=.2,
                 position=position_dodge(0.05))+
  geom_text(aes(x= day_fac, y=0.1 + mean + se,label=letters, angle = 90),hjust=0)+
  theme_classic() +
  
  theme(
    text = element_text(size = 14), 
    axis.title.x=element_blank(),
    axis.text.x = element_text(vjust=0.3, size = 12, color="black"), 
    axis.ticks.x=element_blank(),
    axis.title.y = element_text(margin = margin(t = 0, r = 20, b = 0, l = 0)),
    axis.text.y = element_text(color="black", size = 10),
    strip.placement = "outside", 
    strip.text.x = element_text( #text in facet labels
      size = 12, color = "black", face = "bold"),
    strip.background = element_rect(#background of facet labels
      color="white", fill="#ffffff", size=1.5),
    panel.spacing.y = unit(2, "lines"),
    legend.position = "right")+
    scale_color_manual(values=c("#60435F", "#5EB1BF"))+
    scale_y_continuous(name ="Average Volume of Syrup \nConsumed Over 24h (mL)")+
    facet_wrap(~ age)
## ---- chunk 26
lm_2_posthoc_fig <- emmeans(lm_2, ~day_fac:age)
lm_2_posthoc_fig
## ---- chunk 27
pwpp_fig <- 
  pwpp(lm_2_posthoc_fig, method = pwpp_comparisons, type = "response", sort = FALSE, ylab = "Day-Age Combination", xlab = "P-value")+
  ggplot2::theme_classic()+
  ggplot2::theme(
    axis.text.x = element_text(color="black"), 
    axis.text.y = element_text(color="black"),
  )+
  ggplot2::geom_hline(yintercept = 20.5, linetype = "dashed")+
  facet_zoom(xlim = c(0.01, 0.08), zoom.size = 1)
  
pwpp_fig
